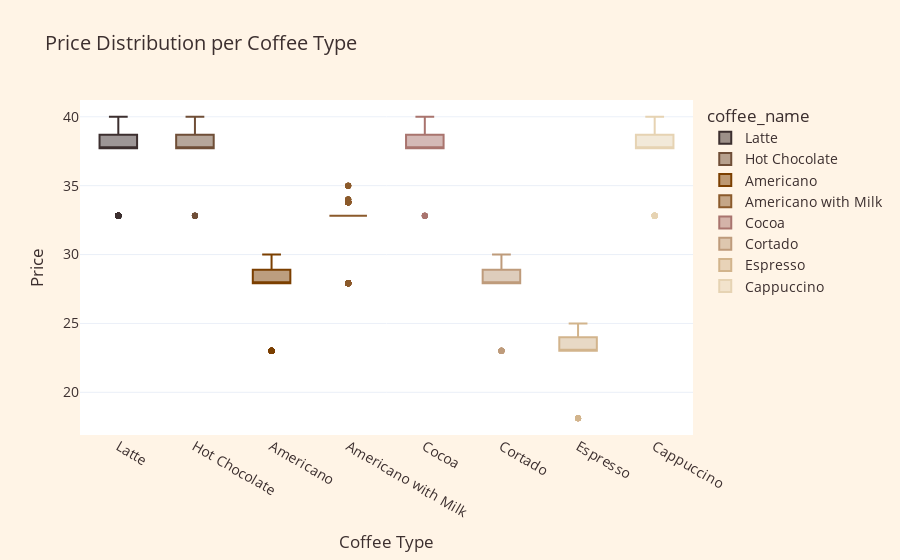

The code cell stored with this chart in its notebook:
### Code cell
#  Plot 8: Price Distribution
fig8 = px.box(
    df,
    x="coffee_name", y="money",
    title=" Price Distribution per Coffee Type",
    color="coffee_name",
    color_discrete_sequence=coffee_palette
)

fig8.update_layout(
    template="plotly_white",
    paper_bgcolor="#FFF4E6",
    font=dict(color="#3C2F2F", size=14),
    xaxis_title="Coffee Type",
    yaxis_title="Price"
)
fig8.show()

### Figure 1 — Plotly figure (JSON) as saved in the notebook; plotly's stock layout.template omitted (floating-point values rounded to 4 significant figures; data arrays with more than 128 entries replaced by an {"elided": "..."} marker saying what was removed)
{"data": [{"alignmentgroup": "True", "hovertemplate": "coffee_name=%{x}<br>money=%{y}<extra></extra>", "legendgroup": "Latte", "marker": {"color": "#3C2F2F"}, "name": "Latte", "notched": false, "offsetgroup": "Latte", "orientation": "v", "showlegend": true, "type": "box", "x": {"elided": "243 str values"}, "x0": " ", "xaxis": "x", "y": {"elided": "243 float values"}, "y0": " ", "yaxis": "y"}, {"alignmentgroup": "True", "hovertemplate": "coffee_name=%{x}<br>money=%{y}<extra></extra>", "legendgroup": "Hot Chocolate", "marker": {"color": "#6F4E37"}, "name": "Hot Chocolate", "notched": false, "offsetgroup": "Hot Chocolate", "orientation": "v", "showlegend": true, "type": "box", "x": ["Hot Chocolate", "Hot Chocolate", "Hot Chocolate", "Hot Chocolate", "Hot Chocolate", "Hot Chocolate", "Hot Chocolate", "Hot Chocolate", "Hot Chocolate", "Hot Chocolate", "Hot Chocolate", "Hot Chocolate", "Hot Chocolate", "Hot Chocolate", "Hot Chocolate", "Hot Chocolate", "Hot Chocolate", "Hot Chocolate", "Hot Chocolate", "Hot Chocolate", "Hot Chocolate", "Hot Chocolate", "Hot Chocolate", "Hot Chocolate", "Hot Chocolate", "Hot Chocolate", "Hot Chocolate", "Hot Chocolate", "Hot Chocolate", "Hot Chocolate", "Hot Chocolate", "Hot Chocolate", "Hot Chocolate", "Hot Chocolate", "Hot Chocolate", "Hot Chocolate", "Hot Chocolate", "Hot Chocolate", "Hot Chocolate", "Hot Chocolate", "Hot Chocolate", "Hot Chocolate", "Hot Chocolate", "Hot Chocolate", "Hot Chocolate", "Hot Chocolate", "Hot Chocolate", "Hot Chocolate", "Hot Chocolate", "Hot Chocolate", "Hot Chocolate", "Hot Chocolate", "Hot Chocolate", "Hot Chocolate", "Hot Chocolate", "Hot Chocolate", "Hot Chocolate", "Hot Chocolate", "Hot Chocolate", "Hot Chocolate", "Hot Chocolate", "Hot Chocolate", "Hot Chocolate", "Hot Chocolate", "Hot Chocolate", "Hot Chocolate", "Hot Chocolate", "Hot Chocolate", "Hot Chocolate", "Hot Chocolate", "Hot Chocolate", "Hot Chocolate", "Hot Chocolate", "Hot Chocolate"], "x0": " ", "xaxis": "x", "y": [38.7, 38.7, 38.7, 38.7, 38.7, 38.7, 38.7, 38.7, 38.7, 38.7, 40.0, 38.7, 38.7, 38.7, 38.7, 38.7, 38.7, 38.7, 38.7, 40.0, 38.7, 38.7, 38.7, 38.7, 38.7, 38.7, 40.0, 38.7, 40.0, 40.0, 38.7, 38.7, 38.7, 38.7, 37.72, 37.72, 37.72, 37.72, 37.72, 37.72, 39.0, 37.72, 37.72, 37.72, 37.72, 37.72, 37.72, 37.72, 37.72, 37.72, 37.72, 37.72, 37.72, 37.72, 37.72, 37.72, 37.72, 37.72, 37.72, 37.72, 37.72, 37.72, 37.72, 32.82, 32.82, 32.82, 32.82, 32.82, 32.82, 32.82, 32.82, 32.82, 32.82, 32.82], "y0": " ", "yaxis": "y"}, {"alignmentgroup": "True", "hovertemplate": "coffee_name=%{x}<br>money=%{y}<extra></extra>", "legendgroup": "Americano", "marker": {"color": "#7B3F00"}, "name": "Americano", "notched": false, "offsetgroup": "Americano", "orientation": "v", "showlegend": true, "type": "box", "x": {"elided": "169 str values"}, "x0": " ", "xaxis": "x", "y": {"elided": "169 float values"}, "y0": " ", "yaxis": "y"}, {"alignmentgroup": "True", "hovertemplate": "coffee_name=%{x}<br>money=%{y}<extra></extra>", "legendgroup": "Americano with Milk", "marker": {"color": "#8B5A2B"}, "name": "Americano with Milk", "notched": false, "offsetgroup": "Americano with Milk", "orientation": "v", "showlegend": true, "type": "box", "x": {"elided": "268 str values"}, "x0": " ", "xaxis": "x", "y": {"elided": "268 float values"}, "y0": " ", "yaxis": "y"}, {"alignmentgroup": "True", "hovertemplate": "coffee_name=%{x}<br>money=%{y}<extra></extra>", "legendgroup": "Cocoa", "marker": {"color": "#A9746E"}, "name": "Cocoa", "notched": false, "offsetgroup": "Cocoa", "orientation": "v", "showlegend": true, "type": "box", "x": ["Cocoa", "Cocoa", "Cocoa", "Cocoa", "Cocoa", "Cocoa", "Cocoa", "Cocoa", "Cocoa", "Cocoa", "Cocoa", "Cocoa", "Cocoa", "Cocoa", "Cocoa", "Cocoa", "Cocoa", "Cocoa", "Cocoa", "Cocoa", "Cocoa", "Cocoa", "Cocoa", "Cocoa", "Cocoa", "Cocoa", "Cocoa", "Cocoa", "Cocoa", "Cocoa", "Cocoa", "Cocoa", "Cocoa", "Cocoa", "Cocoa"], "x0": " ", "xaxis": "x", "y": [38.7, 38.7, 38.7, 38.7, 38.7, 38.7, 40.0, 38.7, 38.7, 38.7, 39.0, 37.72, 37.72, 37.72, 37.72, 37.72, 39.0, 37.72, 37.72, 37.72, 37.72, 39.0, 37.72, 37.72, 37.72, 37.72, 37.72, 32.82, 32.82, 32.82, 32.82, 32.82, 32.82, 32.82, 32.82], "y0": " ", "yaxis": "y"}, {"alignmentgroup": "True", "hovertemplate": "coffee_name=%{x}<br>money=%{y}<extra></extra>", "legendgroup": "Cortado", "marker": {"color": "#BE9B7B"}, "name": "Cortado", "notched": false, "offsetgroup": "Cortado", "orientation": "v", "showlegend": true, "type": "box", "x": ["Cortado", "Cortado", "Cortado", "Cortado", "Cortado", "Cortado", "Cortado", "Cortado", "Cortado", "Cortado", "Cortado", "Cortado", "Cortado", "Cortado", "Cortado", "Cortado", "Cortado", "Cortado", "Cortado", "Cortado", "Cortado", "Cortado", "Cortado", "Cortado", "Cortado", "Cortado", "Cortado", "Cortado", "Cortado", "Cortado", "Cortado", "Cortado", "Cortado", "Cortado", "Cortado", "Cortado", "Cortado", "Cortado", "Cortado", "Cortado", "Cortado", "Cortado", "Cortado", "Cortado", "Cortado", "Cortado", "Cortado", "Cortado", "Cortado", "Cortado", "Cortado", "Cortado", "Cortado", "Cortado", "Cortado", "Cortado", "Cortado", "Cortado", "Cortado", "Cortado", "Cortado", "Cortado", "Cortado", "Cortado", "Cortado", "Cortado", "Cortado", "Cortado", "Cortado", "Cortado", "Cortado", "Cortado", "Cortado", "Cortado", "Cortado", "Cortado", "Cortado", "Cortado", "Cortado", "Cortado", "Cortado", "Cortado", "Cortado", "Cortado", "Cortado", "Cortado", "Cortado", "Cortado", "Cortado", "Cortado", "Cortado", "Cortado", "Cortado", "Cortado", "Cortado", "Cortado", "Cortado", "Cortado", "Cortado"], "x0": " ", "xaxis": "x", "y": [28.9, 28.9, 28.9, 28.9, 28.9, 28.9, 28.9, 30.0, 28.9, 28.9, 28.9, 28.9, 28.9, 28.9, 28.9, 28.9, 28.9, 30.0, 28.9, 28.9, 28.9, 28.9, 28.9, 28.9, 28.9, 28.9, 28.9, 28.9, 28.9, 28.9, 28.9, 28.9, 30.0, 28.9, 28.9, 28.9, 28.9, 28.9, 30.0, 30.0, 28.9, 28.9, 28.9, 28.9, 28.9, 27.92, 27.92, 27.92, 27.92, 27.92, 27.92, 27.92, 27.92, 27.92, 27.92, 27.92, 27.92, 27.92, 27.92, 27.92, 27.92, 27.92, 27.92, 27.92, 27.92, 27.92, 27.92, 27.92, 27.92, 27.92, 27.92, 27.92, 27.92, 27.92, 27.92, 27.92, 27.92, 27.92, 27.92, 27.92, 27.92, 27.92, 27.92, 27.92, 27.92, 23.02, 23.02, 23.02, 23.02, 23.02, 23.02, 23.02, 23.02, 23.02, 23.02, 23.02, 23.02, 23.02, 23.02], "y0": " ", "yaxis": "y"}, {"alignmentgroup": "True", "hovertemplate": "coffee_name=%{x}<br>money=%{y}<extra></extra>", "legendgroup": "Espresso", "marker": {"color": "#D2B48C"}, "name": "Espresso", "notched": false, "offsetgroup": "Espresso", "orientation": "v", "showlegend": true, "type": "box", "x": ["Espresso", "Espresso", "Espresso", "Espresso", "Espresso", "Espresso", "Espresso", "Espresso", "Espresso", "Espresso", "Espresso", "Espresso", "Espresso", "Espresso", "Espresso", "Espresso", "Espresso", "Espresso", "Espresso", "Espresso", "Espresso", "Espresso", "Espresso", "Espresso", "Espresso", "Espresso", "Espresso", "Espresso", "Espresso", "Espresso", "Espresso", "Espresso", "Espresso", "Espresso", "Espresso", "Espresso", "Espresso", "Espresso", "Espresso", "Espresso", "Espresso", "Espresso", "Espresso", "Espresso", "Espresso", "Espresso", "Espresso", "Espresso", "Espresso"], "x0": " ", "xaxis": "x", "y": [24.0, 24.0, 24.0, 25.0, 24.0, 24.0, 24.0, 24.0, 24.0, 24.0, 24.0, 24.0, 25.0, 25.0, 24.0, 25.0, 24.0, 23.02, 23.02, 24.0, 23.02, 23.02, 23.02, 23.02, 23.02, 23.02, 23.02, 23.02, 23.02, 23.02, 23.02, 23.02, 23.02, 23.02, 23.02, 23.02, 23.02, 23.02, 23.02, 18.12, 18.12, 18.12, 18.12, 18.12, 18.12, 18.12, 18.12, 18.12, 18.12], "y0": " ", "yaxis": "y"}, {"alignmentgroup": "True", "hovertemplate": "coffee_name=%{x}<br>money=%{y}<extra></extra>", "legendgroup": "Cappuccino", "marker": {"color": "#E6D3B3"}, "name": "Cappuccino", "notched": false, "offsetgroup": "Cappuccino", "orientation": "v", "showlegend": true, "type": "box", "x": {"elided": "196 str values"}, "x0": " ", "xaxis": "x", "y": {"elided": "196 float values"}, "y0": " ", "yaxis": "y"}], "layout": {"boxmode": "overlay", "font": {"color": "#3C2F2F", "size": 14}, "legend": {"title": {"text": "coffee_name"}, "tracegroupgap": 0}, "paper_bgcolor": "#FFF4E6", "title": {"text": " Price Distribution per Coffee Type"}, "xaxis": {"anchor": "y", "categoryarray": ["Latte", "Hot Chocolate", "Americano", "Americano with Milk", "Cocoa", "Cortado", "Espresso", "Cappuccino"], "categoryorder": "array", "domain": [0, 1], "title": {"text": "Coffee Type"}}, "yaxis": {"anchor": "x", "domain": [0, 1], "title": {"text": "Price"}}}}
